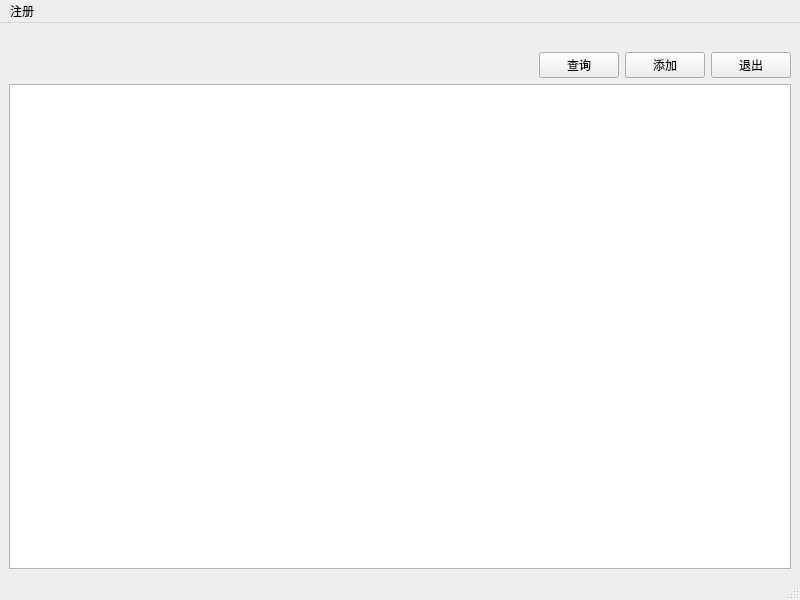
<?xml version="1.0" encoding="UTF-8"?>
<ui version="4.0">
 <class>AdminMainWindow</class>
 <widget class="QMainWindow" name="AdminMainWindow">
  <property name="geometry">
   <rect>
    <x>0</x>
    <y>0</y>
    <width>800</width>
    <height>600</height>
   </rect>
  </property>
  <property name="windowTitle">
   <string>MainWindow</string>
  </property>
  <widget class="QWidget" name="centralwidget">
   <layout class="QGridLayout" name="gridLayout">
    <item row="0" column="0">
     <layout class="QVBoxLayout" name="verticalLayout">
      <item>
       <widget class="QLabel" name="label">
        <property name="text">
         <string/>
        </property>
       </widget>
      </item>
      <item>
       <layout class="QHBoxLayout" name="horizontalLayout">
        <item>
         <spacer name="horizontalSpacer">
          <property name="orientation">
           <enum>Qt::Horizontal</enum>
          </property>
          <property name="sizeHint" stdset="0">
           <size>
            <width>40</width>
            <height>20</height>
           </size>
          </property>
         </spacer>
        </item>
        <item>
         <widget class="QPushButton" name="Find">
          <property name="styleSheet">
           <string notr="true">image:url(:/Menu/images/find.png)</string>
          </property>
          <property name="text">
           <string>查询</string>
          </property>
          <property name="icon">
           <iconset theme="find" resource="images.qrc">
            <normaloff>:/Menu/images/find.png</normaloff>:/Menu/images/find.png</iconset>
          </property>
         </widget>
        </item>
        <item>
         <widget class="QPushButton" name="Add">
          <property name="text">
           <string>添加</string>
          </property>
          <property name="icon">
           <iconset resource="images.qrc">
            <normaloff>:/Menu/images/add.png</normaloff>:/Menu/images/add.png</iconset>
          </property>
         </widget>
        </item>
        <item>
         <widget class="QPushButton" name="Quit">
          <property name="text">
           <string>退出</string>
          </property>
          <property name="icon">
           <iconset resource="images.qrc">
            <normaloff>:/Menu/images/exit3.png</normaloff>:/Menu/images/exit3.png</iconset>
          </property>
         </widget>
        </item>
       </layout>
      </item>
      <item>
       <widget class="QTableWidget" name="tableWidget"/>
      </item>
     </layout>
    </item>
   </layout>
  </widget>
  <widget class="QMenuBar" name="menubar">
   <property name="geometry">
    <rect>
     <x>0</x>
     <y>0</y>
     <width>800</width>
     <height>23</height>
    </rect>
   </property>
   <widget class="QMenu" name="menu">
    <property name="title">
     <string>注册</string>
    </property>
    <addaction name="actionAdmin"/>
    <addaction name="actionUnder"/>
    <addaction name="actionMaster"/>
    <addaction name="actionPhd"/>
   </widget>
   <addaction name="menu"/>
  </widget>
  <widget class="QStatusBar" name="statusbar"/>
  <action name="actionAdmin">
   <property name="icon">
    <iconset resource="images.qrc">
     <normaloff>:/Menu/images/admin.png</normaloff>:/Menu/images/admin.png</iconset>
   </property>
   <property name="text">
    <string>管理员</string>
   </property>
   <property name="toolTip">
    <string>管理员注册</string>
   </property>
  </action>
  <action name="actionUnder">
   <property name="icon">
    <iconset resource="images.qrc">
     <normaloff>:/Menu/images/under.png</normaloff>:/Menu/images/under.png</iconset>
   </property>
   <property name="text">
    <string>本科生</string>
   </property>
   <property name="toolTip">
    <string>本科生注册</string>
   </property>
  </action>
  <action name="actionMaster">
   <property name="icon">
    <iconset resource="images.qrc">
     <normaloff>:/Menu/images/post.png</normaloff>:/Menu/images/post.png</iconset>
   </property>
   <property name="text">
    <string>硕士生</string>
   </property>
   <property name="toolTip">
    <string>硕士生注册</string>
   </property>
  </action>
  <action name="actionPhd">
   <property name="icon">
    <iconset resource="images.qrc">
     <normaloff>:/Menu/images/doctor.png</normaloff>:/Menu/images/doctor.png</iconset>
   </property>
   <property name="text">
    <string>博士生</string>
   </property>
   <property name="toolTip">
    <string>博士生注册</string>
   </property>
  </action>
 </widget>
 <resources>
  <include location="images.qrc"/>
 </resources>
 <connections/>
</ui>
